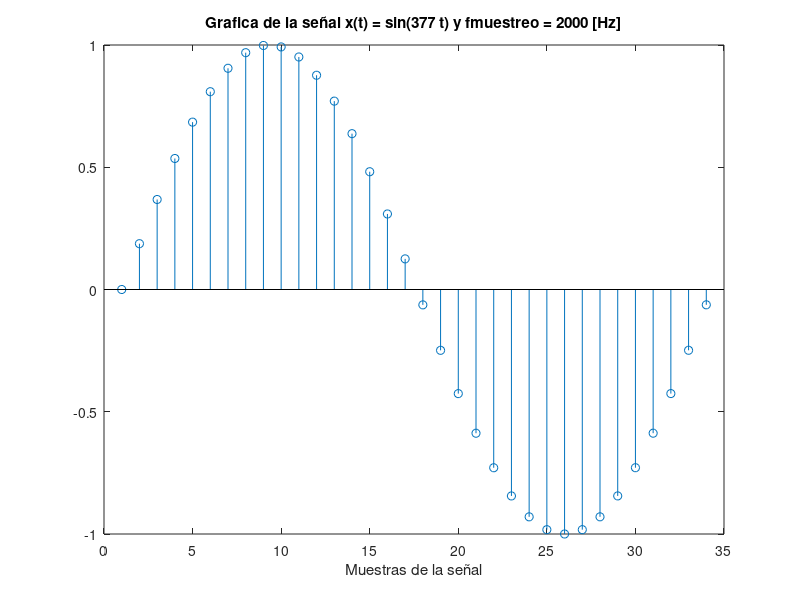
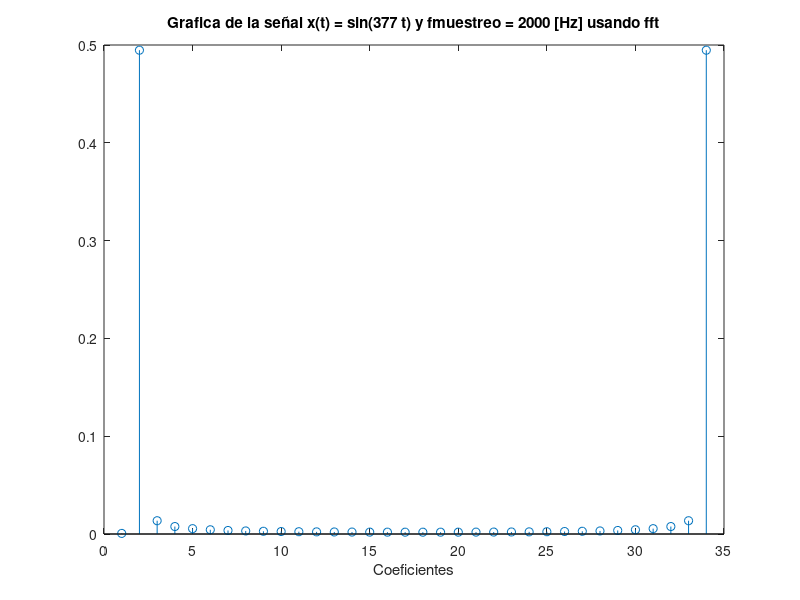
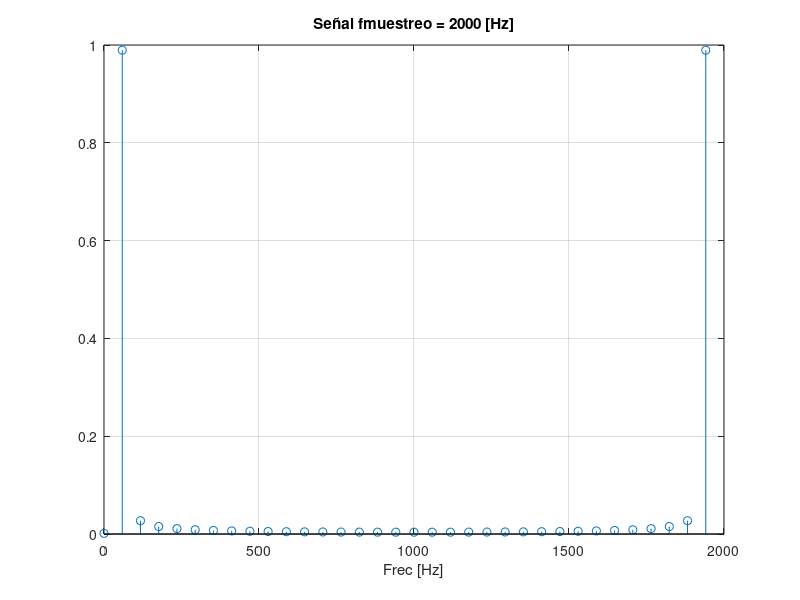

Write MATLAB code to recreate these figures, in order.

function muestreo_fft

w = 377;
fs = 2000;
t = 0:1/fs:1/60;

y = sin(377*t);

figure;
stem(y);
title(['Grafica de la señal x(t) = sin(' num2str(w), ...
    ' t) y fmuestreo = ' num2str(fs) ' [Hz]']);
xlabel('Muestras de la señal')

%%%%%%%%%%%%%%%%%%%%%%%%%%%%%%%%%%%%%%%%%
abs_fourier_half = abs(fft(y))/length(y);
%%%%%%%%%%%%%%%%%%%%%%%%%%%%%%%%%%%%%%%%%

figure;
stem(abs_fourier_half);
%stem(abs(fft(y)));
title(['Grafica de la señal x(t) = sin(' num2str(w), ...
    ' t) y fmuestreo = ' num2str(fs) ' [Hz] usando fft']);
xlabel('Coeficientes')

fft_result = fft(y);

l_fourier = length(fft_result);
abs_fourier = abs(fft_result) / (l_fourier/2); 
delta_f = fs / l_fourier;

eje_f = (0:1:l_fourier - 1)*delta_f;

figure;
stem(eje_f, abs_fourier);
grid;
title(['Señal fmuestreo = ' num2str(fs) ' [Hz]']);
xlabel('Frec [Hz]')


